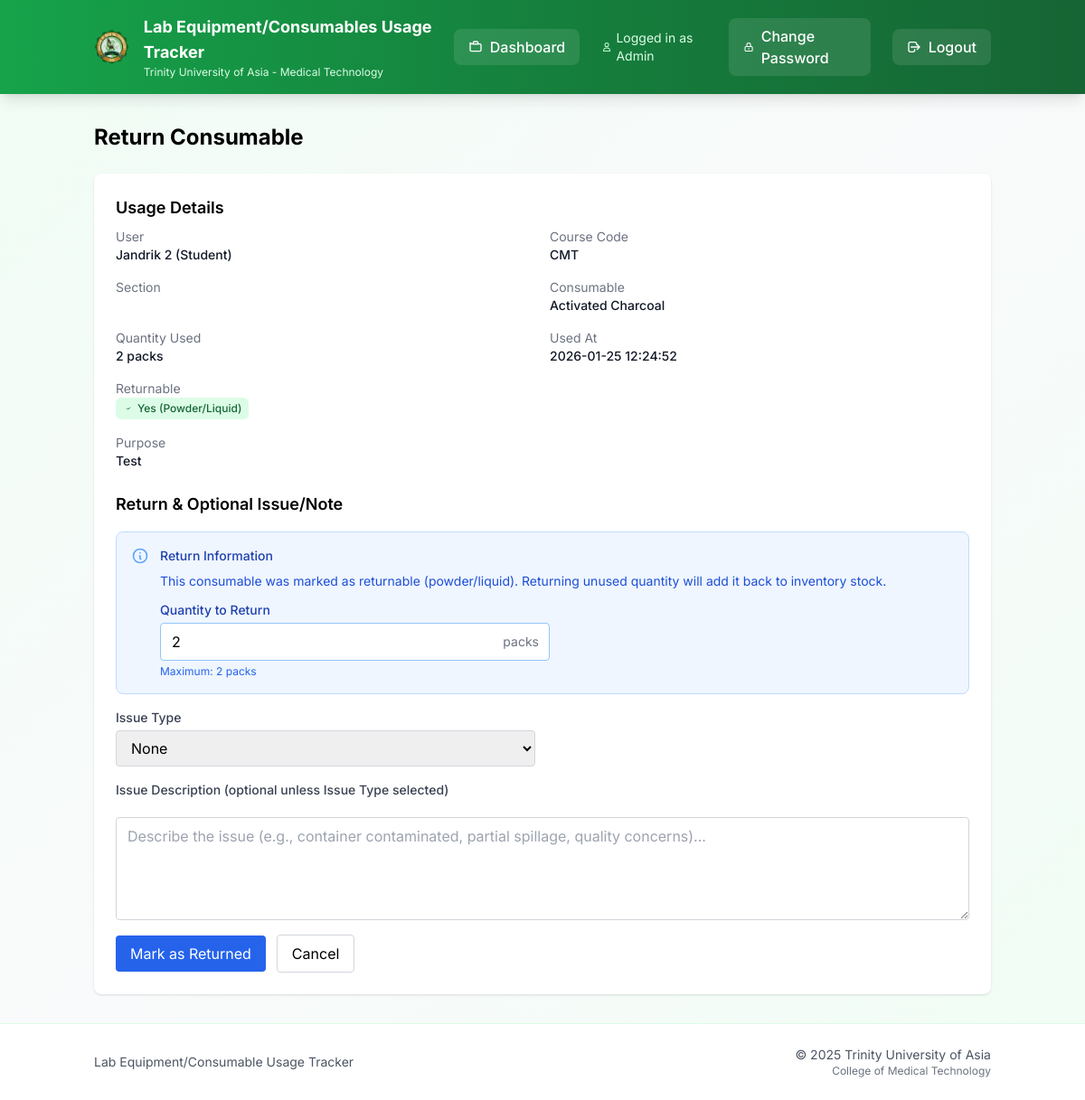
Page /consumables/return/21 (signed in) on the committed database.
### models.py (models this page shows)
class UsageLog(db.Model):
    id = db.Column(db.Integer, primary_key=True)
    user_first_name = db.Column(db.String(60), nullable=False)
    user_last_name = db.Column(db.String(60), nullable=False)
    user_type = db.Column(db.String(20), nullable=False)  # 'student' or 'faculty'
    course_code = db.Column(db.String(50), nullable=False)
    section = db.Column(db.String(50), nullable=False)
    purpose = db.Column(db.Text, nullable=False)
    faculty_in_charge_id = db.Column(db.Integer, db.ForeignKey('faculty_in_charge.id'), nullable=True)
    consumable_id = db.Column(db.Integer, db.ForeignKey('consumable.id'))
    quantity_used = db.Column(db.Integer)
    used_at = db.Column(db.DateTime, default=db.func.current_timestamp())
    consumable = db.relationship('Consumable', backref='usage_logs')
    faculty_in_charge = db.relationship('FacultyInCharge', backref='usage_logs')
    returned_at = db.Column(db.DateTime, nullable=True)

class Consumable(db.Model):
    id = db.Column(db.Integer, primary_key=True)
    balance_stock = db.Column(db.Integer)
    unit = db.Column(db.String(50))
    description = db.Column(db.String(200))
    expiration = db.Column(db.String(20))
    lot_number = db.Column(db.String(50))
    date_received = db.Column(db.String(20))
    items_out = db.Column(db.Integer)
    items_on_stock = db.Column(db.Integer)
    previous_month_stock = db.Column(db.Integer)
    units_consumed = db.Column(db.Integer)
    units_expired = db.Column(db.Integer)
    is_returnable = db.Column(db.Boolean, default=False, nullable=False)
    barcode = db.Column(db.String(50), nullable=True)  # Barcode for quick scanning

### app.py (the view, shortened to what this page needs)
@app.route('/consumables/return/<int:usage_id>', methods=['GET', 'POST'])
def return_consumable(usage_id):
    if session.get('role') not in ['admin', 'tech']:
        return redirect(url_for('dashboard'))
    log = UsageLog.query.get_or_404(usage_id)
    if not log.consumable or not log.consumable.is_returnable:
        return redirect(url_for('history'))
    return render_template('return_consumable.html', log=log)

### templates/return_consumable.html (shortened to what this page needs)
{% extends "base.html" %}
{% block content %}
<h1 class="text-2xl font-bold mb-6">Return Consumable</h1>
<div class="bg-white rounded-lg shadow p-6 space-y-6">
  <div>
    <h2 class="text-lg font-semibold mb-2">Usage Details</h2>
    <div class="grid grid-cols-1 md:grid-cols-2 gap-4 text-sm">
      <div>
        <div class="text-gray-500">User</div>
        <div class="font-medium text-gray-900">{{ log.user_first_name }} {{ log.user_last_name }} ({{ log.user_type.title() }})</div>
      </div>
      <div>
        <div class="text-gray-500">Course Code</div>
        <div class="font-medium text-gray-900">{{ log.course_code }}</div>
      </div>
      <div>
        <div class="text-gray-500">Section</div>
      </div>
      <div>
        <div class="text-gray-500">Consumable</div>
        <div class="font-medium text-gray-900">{{ log.consumable.description if log.consumable else '—' }}</div>
      </div>
      <div>
        <div class="text-gray-500">Quantity Used</div>
        <div class="font-medium text-gray-900">{{ log.quantity_used }} {{ log.consumable.unit if log.consumable else '' }}</div>
      </div>
      <div>
        <div class="text-gray-500">Used At</div>
        <div class="font-medium text-gray-900">{{ log.used_at }}</div>
      </div>
      <div>
        <div class="text-gray-500">Returnable</div>
        <div class="font-medium text-gray-900">
          {% if log.consumable and log.consumable.is_returnable %}
            <span class="inline-flex items-center px-2 py-1 rounded-md text-xs font-medium bg-green-100 text-green-800">
              <svg class="h-3 w-3 mr-1" fill="none" stroke="currentColor" viewBox="0 0 24 24">
                <path stroke-linecap="round" stroke-linejoin="round" stroke-width="2" d="M9 12l2 2 4-4"/>
              </svg>
              Yes (Powder/Liquid)
            </span>
          {% endif %}
        </div>
      </div>
      <div class="md:col-span-2">
        <div class="text-gray-500">Purpose</div>
        <div class="font-medium text-gray-900">{{ log.purpose }}</div>
      </div>
    </div>
  </div>
  {% if log.consumable and log.consumable.is_returnable and not log.returned_at %}
  <form method="POST" class="space-y-4">
    <h2 class="text-lg font-semibold">Return & Optional Issue/Note</h2>
    <div class="bg-blue-50 border border-blue-200 rounded-lg p-4">
      <div class="flex items-start space-x-3">
        <div class="flex-shrink-0">
          <svg class="h-5 w-5 text-blue-400" fill="none" stroke="currentColor" viewBox="0 0 24 24">
            <path stroke-linecap="round" stroke-linejoin="round" stroke-width="2" d="M13 16h-1v-4h-1m1-4h.01M21 12a9 9 0 11-18 0 9 9 0 0118 0z"/>
          </svg>
        </div>
        <div class="flex-1">
          <h3 class="text-sm font-medium text-blue-800 mb-2">Return Information</h3>
          <p class="text-sm text-blue-700 mb-3">
            This consumable was marked as returnable (powder/liquid). Returning unused quantity will add it back to inventory stock.
          </p>
          <div class="grid grid-cols-1 md:grid-cols-2 gap-4">
            <div>
              <label for="quantity_returned" class="block text-sm font-medium text-blue-800">Quantity to Return</label>
              <div class="mt-1 relative">
                <input type="number" id="quantity_returned" name="quantity_returned"
                       min="0" max="{{ log.quantity_used }}" value="{{ log.quantity_used }}"
                       class="block w-full border border-blue-300 rounded px-3 py-2 focus:ring-blue-500 focus:border-blue-500">
                <div class="absolute inset-y-0 right-0 pr-3 flex items-center pointer-events-none">
                  <span class="text-gray-500 text-sm">{{ log.consumable.unit if log.consumable else '' }}</span>
                </div>
              </div>
              <p class="mt-1 text-xs text-blue-600">Maximum: {{ log.quantity_used }} {{ log.consumable.unit if log.consumable else '' }}</p>
            </div>
          </div>
        </div>
      </div>
    </div>
    <div class="grid grid-cols-1 md:grid-cols-2 gap-4">
      <div>
        <label for="note_type" class="block text-sm font-medium text-gray-700">Issue Type</label>
        <select id="note_type" name="note_type" class="mt-1 block w-full border border-gray-300 rounded px-3 py-2">
          <option value="none" selected>None</option>
        </select>
      </div>
      <div class="md:col-span-2">
        <label for="description" class="block text-sm font-medium text-gray-700">Issue Description (optional unless Issue Type selected)</label>
      </div>
      <div class="md:col-span-2">
        <textarea id="description" name="description" rows="4"
                  class="mt-1 block w-full border border-gray-300 rounded px-3 py-2"
                  placeholder="Describe the issue (e.g., container contaminated, partial spillage, quality concerns)..."></textarea>
      </div>
    </div>
    <div class="flex items-center gap-3">
      <button type="submit" class="bg-blue-600 text-white px-4 py-2 rounded hover:bg-blue-700">Mark as Returned</button>
      <a href="{{ url_for('history') }}" class="px-4 py-2 rounded border border-gray-300 hover:bg-gray-50">Cancel</a>
    </div>
  </form>
  {% endif %}
</div>
{% endblock %}

### templates/base.html (style rules this page uses)
body { font-family: 'Inter', sans-serif; }
* { transition: all 0.2s ease-in-out; }

### rows in the picture
UsageLog: user_first_name "Jandrik", user_last_name "2", user_type "Student", course_code "CMT", quantity_used "2", used_at "2026-01-25 12:24:52", purpose "Test", quantity_returned "2"
Consumable: consumable "Activated Charcoal", consumable "packs"

### other values in the picture
{{ session.get('role', 'User').title() }} "Admin"
